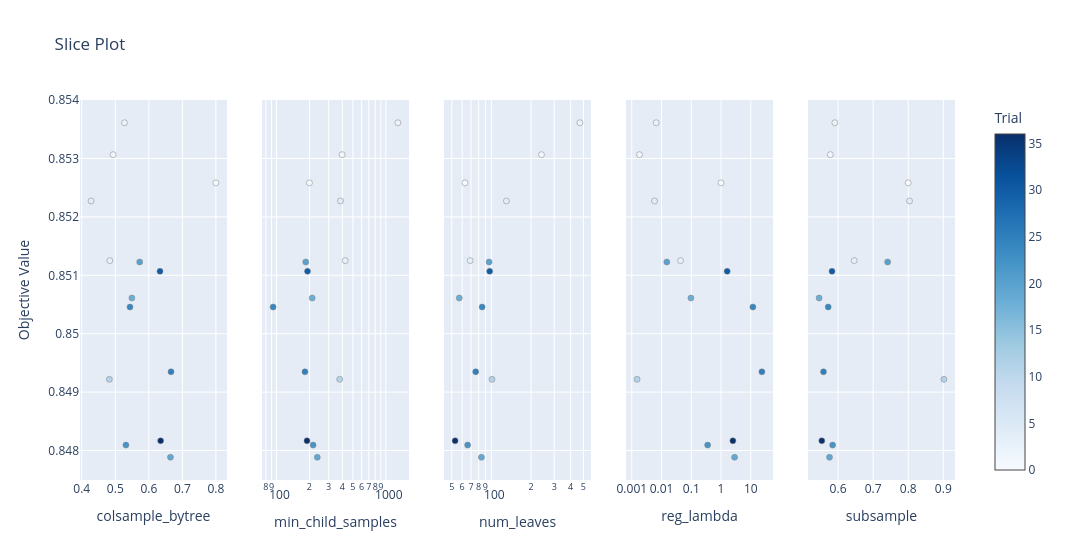

Source (notebook cell):
### Code cell
optuna.visualization.plot_slice(
    study, params=['num_leaves', 'min_child_samples', 'colsample_bytree', 'subsample', 'reg_lambda']
).show()

### Figure 1 — Plotly figure (JSON) as saved in the notebook; plotly's stock layout.template omitted (floating-point values rounded to 4 significant figures)
{"data": [{"marker": {"color": [0, 1, 2, 3, 4, 11, 18, 19, 20, 22, 24, 25, 30, 36], "colorbar": {"title": {"text": "Trial"}, "x": 1, "xpad": 40}, "colorscale": [[0, "rgb(247,251,255)"], [0.125, "rgb(222,235,247)"], [0.25, "rgb(198,219,239)"], [0.375, "rgb(158,202,225)"], [0.5, "rgb(107,174,214)"], [0.625, "rgb(66,146,198)"], [0.75, "rgb(33,113,181)"], [0.875, "rgb(8,81,156)"], [1, "rgb(8,48,107)"]], "line": {"color": "Grey", "width": 0.5}, "showscale": true}, "mode": "markers", "name": "Feasible Trial", "showlegend": false, "type": "scatter", "x": [0.8, 0.4936, 0.5274, 0.4837, 0.4279, 0.4823, 0.5495, 0.6645, 0.5727, 0.5317, 0.5438, 0.6662, 0.6332, 0.6352], "xaxis": "x", "y": [0.8526, 0.8531, 0.8536, 0.8513, 0.8523, 0.8492, 0.8506, 0.8479, 0.8512, 0.8481, 0.8505, 0.8493, 0.8511, 0.8482], "yaxis": "y"}, {"marker": {"color": [0, 1, 2, 3, 4, 11, 18, 19, 20, 22, 24, 25, 30, 36], "colorbar": {"title": {"text": "Trial"}, "x": 1, "xpad": 40}, "colorscale": [[0, "rgb(247,251,255)"], [0.125, "rgb(222,235,247)"], [0.25, "rgb(198,219,239)"], [0.375, "rgb(158,202,225)"], [0.5, "rgb(107,174,214)"], [0.625, "rgb(66,146,198)"], [0.75, "rgb(33,113,181)"], [0.875, "rgb(8,81,156)"], [1, "rgb(8,48,107)"]], "line": {"color": "Grey", "width": 0.5}, "showscale": false}, "mode": "markers", "name": "Feasible Trial", "showlegend": false, "type": "scatter", "x": [200, 398, 1290, 425, 385, 378, 212, 236, 185, 216, 93, 182, 192, 190], "xaxis": "x2", "y": [0.8526, 0.8531, 0.8536, 0.8513, 0.8523, 0.8492, 0.8506, 0.8479, 0.8512, 0.8481, 0.8505, 0.8493, 0.8511, 0.8482], "yaxis": "y2"}, {"marker": {"color": [0, 1, 2, 3, 4, 11, 18, 19, 20, 22, 24, 25, 30, 36], "colorbar": {"title": {"text": "Trial"}, "x": 1, "xpad": 40}, "colorscale": [[0, "rgb(247,251,255)"], [0.125, "rgb(222,235,247)"], [0.25, "rgb(198,219,239)"], [0.375, "rgb(158,202,225)"], [0.5, "rgb(107,174,214)"], [0.625, "rgb(66,146,198)"], [0.75, "rgb(33,113,181)"], [0.875, "rgb(8,81,156)"], [1, "rgb(8,48,107)"]], "line": {"color": "Grey", "width": 0.5}, "showscale": false}, "mode": "markers", "name": "Feasible Trial", "showlegend": false, "type": "scatter", "x": [63, 240, 470, 69, 130, 101, 57, 84, 96, 66, 85, 76, 97, 53], "xaxis": "x3", "y": [0.8526, 0.8531, 0.8536, 0.8513, 0.8523, 0.8492, 0.8506, 0.8479, 0.8512, 0.8481, 0.8505, 0.8493, 0.8511, 0.8482], "yaxis": "y3"}, {"marker": {"color": [0, 1, 2, 3, 4, 11, 18, 19, 20, 22, 24, 25, 30, 36], "colorbar": {"title": {"text": "Trial"}, "x": 1, "xpad": 40}, "colorscale": [[0, "rgb(247,251,255)"], [0.125, "rgb(222,235,247)"], [0.25, "rgb(198,219,239)"], [0.375, "rgb(158,202,225)"], [0.5, "rgb(107,174,214)"], [0.625, "rgb(66,146,198)"], [0.75, "rgb(33,113,181)"], [0.875, "rgb(8,81,156)"], [1, "rgb(8,48,107)"]], "line": {"color": "Grey", "width": 0.5}, "showscale": false}, "mode": "markers", "name": "Feasible Trial", "showlegend": false, "type": "scatter", "x": [1, 0.00182, 0.006624, 0.04368, 0.0058, 0.001509, 0.09736, 2.857, 0.01505, 0.355, 11.79, 23.68, 1.611, 2.504], "xaxis": "x4", "y": [0.8526, 0.8531, 0.8536, 0.8513, 0.8523, 0.8492, 0.8506, 0.8479, 0.8512, 0.8481, 0.8505, 0.8493, 0.8511, 0.8482], "yaxis": "y4"}, {"marker": {"color": [0, 1, 2, 3, 4, 11, 18, 19, 20, 22, 24, 25, 30, 36], "colorbar": {"title": {"text": "Trial"}, "x": 1, "xpad": 40}, "colorscale": [[0, "rgb(247,251,255)"], [0.125, "rgb(222,235,247)"], [0.25, "rgb(198,219,239)"], [0.375, "rgb(158,202,225)"], [0.5, "rgb(107,174,214)"], [0.625, "rgb(66,146,198)"], [0.75, "rgb(33,113,181)"], [0.875, "rgb(8,81,156)"], [1, "rgb(8,48,107)"]], "line": {"color": "Grey", "width": 0.5}, "showscale": false}, "mode": "markers", "name": "Feasible Trial", "showlegend": false, "type": "scatter", "x": [0.8, 0.578, 0.5909, 0.6461, 0.8038, 0.9016, 0.5461, 0.5757, 0.7413, 0.5846, 0.572, 0.5585, 0.5828, 0.5538], "xaxis": "x5", "y": [0.8526, 0.8531, 0.8536, 0.8513, 0.8523, 0.8492, 0.8506, 0.8479, 0.8512, 0.8481, 0.8505, 0.8493, 0.8511, 0.8482], "yaxis": "y5"}], "layout": {"title": {"text": "Slice Plot"}, "width": 1500, "xaxis": {"anchor": "y", "domain": [0, 0.168], "title": {"text": "colsample_bytree"}}, "xaxis2": {"anchor": "y2", "domain": [0.208, 0.376], "title": {"text": "min_child_samples"}, "type": "log"}, "xaxis3": {"anchor": "y3", "domain": [0.416, 0.584], "title": {"text": "num_leaves"}, "type": "log"}, "xaxis4": {"anchor": "y4", "domain": [0.624, 0.792], "title": {"text": "reg_lambda"}, "type": "log"}, "xaxis5": {"anchor": "y5", "domain": [0.832, 1], "title": {"text": "subsample"}}, "yaxis": {"anchor": "x", "domain": [0, 1], "title": {"text": "Objective Value"}}, "yaxis2": {"anchor": "x2", "domain": [0, 1], "matches": "y", "showticklabels": false}, "yaxis3": {"anchor": "x3", "domain": [0, 1], "matches": "y", "showticklabels": false}, "yaxis4": {"anchor": "x4", "domain": [0, 1], "matches": "y", "showticklabels": false}, "yaxis5": {"anchor": "x5", "domain": [0, 1], "matches": "y", "showticklabels": false}}}
